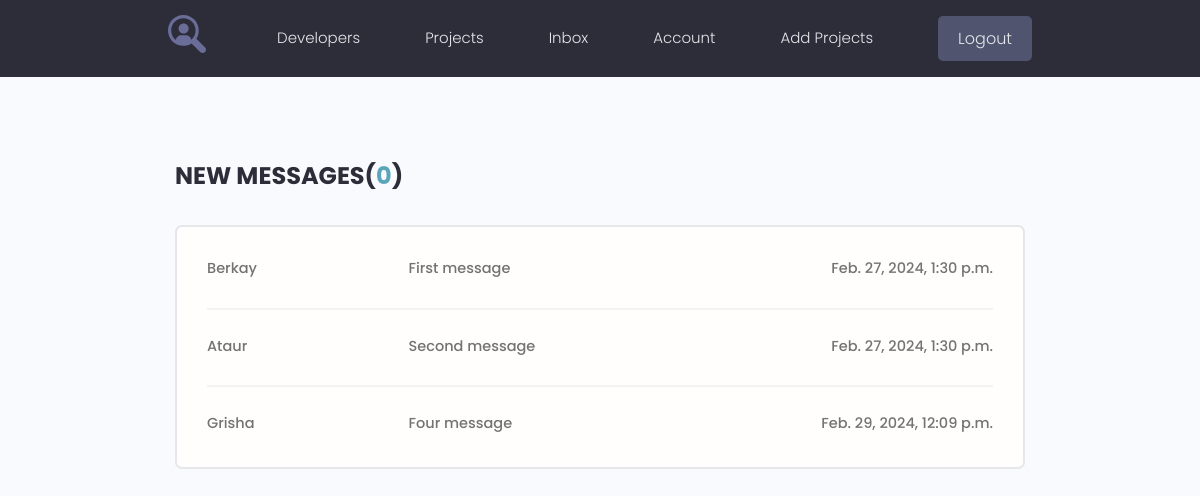
The page /inbox/ (signed in) on the database its author committed.
### users/models.py (models this page shows, shortened)
class Message(models.Model):
    sender = models.ForeignKey(Profile, on_delete=models.SET_NULL, null=True, blank=True)
    recipient = models.ForeignKey(Profile, on_delete=models.SET_NULL, null=True, blank=True, related_name='messages')
    name = models.CharField(max_length=200, null=True, blank=True)
    email = models.EmailField(max_length=200, null=True, blank=True)
    subject = models.CharField(max_length=200, null=True, blank=True)
    body = models.TextField()
    is_read = models.BooleanField(default=False)
    created = models.DateTimeField(auto_now_add=True)
    class Meta:
        ordering = ['is_read', 'created']

### users/views.py (the view)
# urls.py: path('inbox/', views.inbox, name='inbox'),
@login_required(login_url="login")
def inbox(request):
    profile = request.user.profile
    message_requests = profile.messages.all()
    unread_count = message_requests.filter(is_read=False).count()
    context = {
        "message_requests": message_requests,
        "unread_count": unread_count
    }
    return render(request, 'users/inbox.html', context)

### users/templates/users/inbox.html
{%extends 'projects/base.html'%}
{%block content%}
  <main class="inbox my-xl">
    <div class="content-box">
      <h3 class="inbox__title">New Messages(<span>{{unread_count}}</span>)</h3>
      <ul class="messages">
        {%for message in message_requests%}
        {%if message.is_read == False%}
        <li class="message message--unread">
        {%else%}
        <li class="message message">
        {%endif%}
          <a href="{%url 'message' message.id%}">
            <span class="message__author">{{message.name}}</span>
            <span class="message__subject">{{message.subject}}</span>
            <span class="message__date">{{message.created}}</span>
          </a>
        </li>
        {%endfor%}
      </ul>
    </div>
  </main>
{%endblock%}

### projects/static/styles/app.css (style rules this page uses)
:root { --color-sub: #2d2d39; }
.content-box { width: 95%; max-width: 85rem; margin: 0 auto; }
.inbox { height: 90vh; }
.inbox__title, .inbox__title span { font-size: 2.4rem; font-weight: 700; color: var(--color-sub); text-transform: uppercase; text-align: left; margin-bottom: 3rem; }
.inbox__title span { color: var(--color-main); }
.messages { list-style: none; background: var(--color-white); padding: 0.5rem 3rem; border: 2px solid var(--color-light); border-radius: 0.7rem; }
.message { padding: 2.5rem 0; }
.message > a span { font-size: 1.45rem; font-weight: 500; }
.message:not(:last-child) { border-bottom: 2px solid var(--color-white-light); }
.message > a { display: flex; gap: 1rem; }
.message__author, .message__date { flex-basis: 25%; }
.message__subject { flex-basis: 50%; }
.message__date { text-align: right; }

### projects/static/uikit/styles/modules/_variables.css (style rules this page uses)
:root { --color-main: #5aa5b9; --color-main-light: #e6faff; --color-sub: #3f4156; --color-sub-light: #51546e; --color-sub-lighter: #ededfd; --color-text: #737373; --color-gray: #8b8b8b; --color-light: #e5e7eb; --color-light-gray: #767676; --color-bg: #f8fafd; --color-white: #fffefd; --color-white-light: #f3f3f3; --color-success: #359e64; --color-success-bg: #def8e8; --color-error: #fc4b0b; --color-error-bg: #fff2ee; --font-base: 'Poppins', arial, helvetica, 'Segoe UI', roboto, ubuntu, sans-serif; --font-monospace: 'Fira Code', 'Courier New', courier, monospace; --font-regular: 300; --font-medium: 500; --font-bold: 700; --generic-shadow: 1px 1px 5px #00000010; --generic-transition: all 0.3s ease-in-out; }

### projects/static/uikit/styles/modules/_base.css (style rules this page uses)
* { margin: 0; padding: 0; box-sizing: border-box; text-rendering: optimizeLegibility; color: inherit; font-size: inherit; }
html { font-size: 50%; }
@media only screen and (min-width: 480px) { html { font-size: 56.25%; } }
@media only screen and (min-width: 1200px) { html { font-size: 62.5%; } }
body { line-height: 1.6; font-weight: 400; font-size: 1.5rem; color: var(--color-text); background-color: var(--color-bg); min-height: 100vh; }

### projects/static/uikit/styles/modules/_typography.css (style rules this page uses)
* { font-family: var(--font-base); }
h3 { font-size: 3.2rem; font-weight: var(--font-medium); }
p, span, strong { font-size: 1.6rem; color: var(--color-text); font-weight: var(--font-regular); }
a { padding-bottom: 2px; text-decoration: none; display: inline-block; color: var(--color-main); font-weight: var(--font-medium); }

### projects/static/uikit/styles/modules/_utilities.css (style rules this page uses)
.my-xl { margin: 8rem auto; }

### rows shown on the page
Message: name "Berkay", subject "First message", created "Feb. 27, 2024, 1:30 p.m."
Message: name "Ataur", subject "Second message", created "Feb. 27, 2024, 1:30 p.m."
Message: name "Grisha", subject "Four message", created "Feb. 29, 2024, 12:09 p.m."

### other values the page prints
{{ unread_count }} "0"
